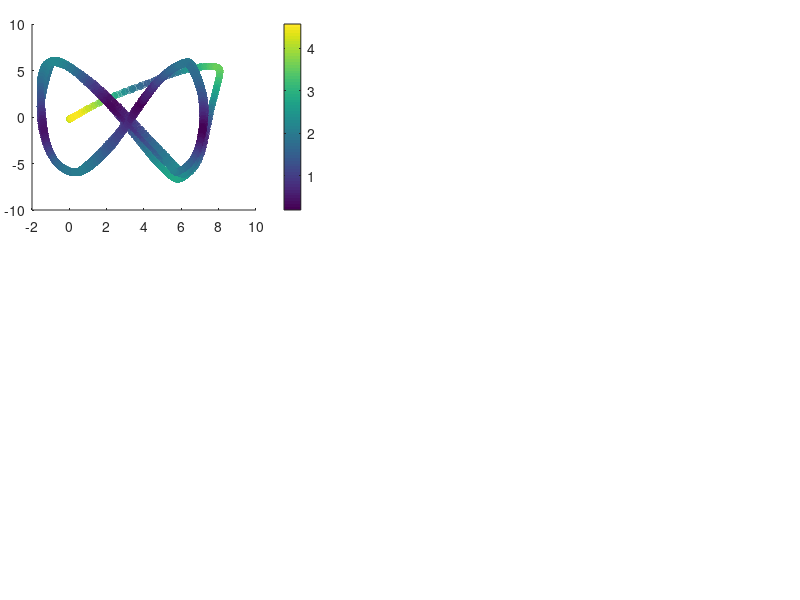

This figure's MATLAB source: (Note: this script raises an error after producing the figure.)
%% Code to show the results of the Inverse kinematic controller

% Clean variables
clc, clear all, close all;
 
%% CARGA MIL
load('Kinetic_Real.mat');

% DAtos de estado
h_Real = x_states(1:4,:);
u_Real = x_states(5:8,:);
t = t_time;

%%Tarea deseada
hd = ref(1:4,:);
hd_p = ref(5:8,:);

% Action de control dinamica
uc = uc_input;

% Error definition
for k = 1:length(t)
    error_vector = hd(1:3, k)-h_Real(1:3, k);
    error_dynamic(k) = norm(error_vector,2);
end

% Figure propert%% Figures
lw = 1; % linewidth 1
lwV = 2; % linewidth 2
fontsizeLabel = 11; %11
fontsizeLegend = 11;
fontsizeTicks = 11;
fontsizeTitel = 11;
sizeX = 1300; % size figure
sizeY = 750; % size figure

% color propreties
c1 = [80, 81, 79]/255;
c2 = [244, 213, 141]/255;
c3 = [242, 95, 92]/255;
c4 = [112, 141, 129]/255;

C18 = [0 0 0];
c5 = [130, 37, 37]/255;
c6 = [205, 167, 37]/255;
c7 = [81, 115, 180]/255;

C1 = [246 170 141]/255;
C2 = [51 187 238]/255;
C3 = [0 153 136]/255;
C4 = [238 119 51]/255;
C5 = [204 51 17]/255;
C6 = [238 51 119]/255;
C7 = [187 187 187]/255;
C8 = [80 80 80]/255;
C9 = [140 140 140]/255;
C10 = [0 128 255]/255;
C11 = [234 52 89]/255;
C12 = [39 124 252]/255;
C13 = [40 122 125]/255;
%C14 = [86 215 219]/255;
C14 = [252 94 158]/255;
C15 = [244 171 39]/255;
C16 = [100 121 162]/255;
C17 = [255 0 0]/255;
%% New color slection

figure('Position', [500 500 sizeX sizeY])
set(gcf, 'Position', [500 500 sizeX sizeY]);
fig1_comps.fig = gcf;

% Figure 1
axes('Position',[0.04 0.65 .35 .31]);
%% Colorbar
scatter(h_Real(1, :),h_Real(2, :),30,error_dynamic,'filled','MarkerFaceAlpha',0.7);
c = colorbar;
c.Label.Interpreter = 'latex';
c.Label.String = '$\textrm{Error}~||\tilde{\mathbf{\eta}}||$';

set(c,'TickLabelInterpreter','latex')

%% Desired Trajectory
hd_plot = line(hd(1,:),hd(2,:));
set(hd_plot, 'LineStyle', '--', 'Color', C8, 'LineWidth', 1.2*lw)

%% Real Trajectory
h_plot = line(h_Real(1,:),h_Real(2,:));
set(h_plot, 'LineStyle', '-', 'Color', C18, 'LineWidth', 1.2*lw)

%% Title of the image
hTitle_1 = title({'$\textrm{(a)}$'},'fontsize',14,'interpreter','latex','Color',C18);
%hXLabel_1 = xlabel('$x~[m]$','fontsize',9,'interpreter','latex', 'Color',C18);
hYLabel_1 = ylabel('$y~[m]$','fontsize',9,'interpreter','latex', 'Color',C18);

%% Legend nomeclature
hLegend_1 = legend([hd_plot, h_plot],{'$\mathbf{\eta}_d$','$\mathbf{\eta}$'},'fontsize',12,'interpreter','latex','Color',[255 255 255]/255,'Location','best','NumColumns',1,'TextColor','black');
set(gca,'ticklabelinterpreter','latex',...
        'fontsize',1.3*fontsizeTicks)
% Figure properties
ax_1 = gca;
ax_1.Box = 'on';
ax_1.BoxStyle = 'full';
ax_1.TickLength = [0.005;0.005];
ax_1.TickDirMode = 'auto';
ax_1.YMinorTick = 'on';
ax_1.XMinorTick = 'on';
% ax_2.XTickLabel = [];
ax_1.XMinorGrid = 'on';
ax_1.YMinorGrid = 'on';
%ax_2.MinorGridColor = '#8f8f8f';
ax_1.MinorGridAlpha = 0.15;
ax_1.LineWidth = 0.8;
ax_1.XLim = [min(h_Real(1,:))-0.2 max(h_Real(1,:))+0.2];
ax_1.YLim = [min(h_Real(2,:))-0.2 max(h_Real(2,:))+0.2];

% Figure 2
axes('Position',[0.04 0.28 .35 .31]);
%% Colorbar
scatter(h_Real(1, :),h_Real(3, :),30,error_dynamic,'filled','MarkerFaceAlpha',0.7);
c = colorbar;
c.Label.Interpreter = 'latex';
c.Label.String = '$\textrm{Error}~||\tilde{\mathbf{\eta}}||$';

set(c,'TickLabelInterpreter','latex')

%% Desired Trajectory
hd_plot_2 = line(hd(1,:),hd(3,:));
set(hd_plot_2, 'LineStyle', '--', 'Color', C8, 'LineWidth', 1.2*lw)

%% Real Trajectory
h_plot_2 = line(h_Real(1,:),h_Real(3,:));
set(h_plot_2, 'LineStyle', '-', 'Color', C18, 'LineWidth', 1.2*lw)

%% Title of the image
hTitle_2 = title({'$\textrm{(b)}$'},'fontsize',14,'interpreter','latex','Color',C18);
hXLabel_2 = xlabel('$x~[m]$','fontsize',9,'interpreter','latex', 'Color',C18);
hYLabel_2 = ylabel('$z~[m]$','fontsize',9,'interpreter','latex', 'Color',C18);

%% Legend nomeclature
hLegend_2 = legend([hd_plot_2, h_plot_2],{'$\mathbf{\eta}_d$','$\mathbf{\eta}$'},'fontsize',12,'interpreter','latex','Color',[255 255 255]/255,'Location','best','NumColumns',1,'TextColor','black');
set(gca,'ticklabelinterpreter','latex',...
        'fontsize',1.3*fontsizeTicks)
% Figure properties
ax_2 = gca;
ax_2.Box = 'on';
ax_2.BoxStyle = 'full';
ax_2.TickLength = [0.005;0.005];
ax_2.TickDirMode = 'auto';
ax_2.YMinorTick = 'on';
ax_2.XMinorTick = 'on';
% ax_2.XTickLabel = [];
ax_2.XMinorGrid = 'on';
ax_2.YMinorGrid = 'on';
%ax_2.MinorGridColor = '#8f8f8f';
ax_2.MinorGridAlpha = 0.15;
ax_2.LineWidth = 0.8;
ax_2.XLim = [min(h_Real(1,:))-0.2 max(h_Real(1,:))+0.2];
ax_2.YLim = [min(h_Real(3,:))-0.2 max(h_Real(3,:))+0.2];

axes('Position',[0.45 0.65 .54 .31]);
%% Data generation
error_x_plot = line(t,hd(1,:)-h_Real(1,:));
set(error_x_plot, 'LineStyle', '-', 'Color', C5, 'LineWidth', 1.1*lw);
error_y_plot = line(t,hd(2,:)-h_Real(2,:));
set(error_y_plot, 'LineStyle', '-', 'Color', C3, 'LineWidth', 1.1*lw);
error_z_plot = line(t,hd(3,:)-h_Real(3,:));
set(error_z_plot, 'LineStyle', '-', 'Color', c7, 'LineWidth', 1.1*lw);

% fig1_comps.p1 = ul_plot;
%% Title of the image
hTitle_3 = title({'$\textrm{(c)}$'},'fontsize',14,'interpreter','latex','Color',C18);
%xlabel('$\textrm{Time}[s]$','fontsize',10,'interpreter','latex','Color',C18);
ylabel('$\textrm{Control Error}~[m]$','fontsize',10,'interpreter','latex', 'Color',C18);

%% Legend nomeclature
hLegend_3 = legend([error_x_plot,error_y_plot, error_z_plot],{'$\tilde{\mathbf{\eta}}_x$','$\tilde{\mathbf{\eta}}_y$','$\tilde{\mathbf{\eta}}_z$'},'fontsize',12,'interpreter','latex','Color',[255 255 255]/255,'Location','best','NumColumns',1,'TextColor','black');
 set(gca,'ticklabelinterpreter','latex',...
         'fontsize',1.3*fontsizeTicks)
%% Figure properties
ax_3 = gca;
ax_3.Box = 'on';
ax_3.BoxStyle = 'full';
ax_3.TickLength = [0.01;0.01];
ax_3.TickDirMode = 'auto';
ax_3.XTickLabel = [];
ax_3.YMinorTick = 'on';
ax_3.XMinorTick = 'on';
ax_3.XMinorGrid = 'on';
ax_3.YMinorGrid = 'on';
%ax_1.MinorGridColor = '#8f8f8f';
ax_3.MinorGridAlpha = 0.15;
ax_3.LineWidth = 0.8;
ax_3.XLim = [0 t(end)];

%% Zoom Plot
axes('Position',[0.70 0.85 .2 .1]);
index_zoom_1 = (t>=20) & (t<=30);
error_x_plot_zoom = line(t(index_zoom_1),hd(1,(index_zoom_1))-h_Real(1,(index_zoom_1)));
error_y_plot_zoom = line(t(index_zoom_1),hd(2,(index_zoom_1))-h_Real(2,(index_zoom_1)));
error_z_plot_zoom = line(t(index_zoom_1),hd(3,(index_zoom_1))-h_Real(3,(index_zoom_1)));

set(error_x_plot_zoom, 'LineStyle', '-', 'Color', C5, 'LineWidth', lw*0.8);
set(error_y_plot_zoom, 'LineStyle', '-', 'Color', C3, 'LineWidth', lw*0.8);
set(error_z_plot_zoom, 'LineStyle', '-', 'Color', c7, 'LineWidth', lw*0.8);

set(gca,'ticklabelinterpreter','latex',...
         'fontsize',fontsizeTicks*0.5)
ax_1_zoom = gca;
ax_1_zoom.Box = 'on';
ax_1_zoom.BoxStyle = 'full';
ax_1_zoom.TickLength = [0.01;0.01];
%ax_1_zoom.YLim = [-0.5 0.5];
%ax_1_zoom.YTickLabel = [];
%ax_1_zoom.XTickLabel = [];
ax_1_zoom.TickDirMode = 'manual';
ax_1_zoom.TickDir = 'in';
ax_1_zoom.YMinorTick = 'on';
ax_1_zoom.XMinorTick = 'on';
ax_1_zoom.LineWidth = 0.5;
ax_1_zoom.XMinorGrid = 'on';
ax_1_zoom.YMinorGrid = 'on';
axes('Position',[0.46 0.28 .54 .31]);
%% Data generation
uc_l = line(t(1,1:length(uc(1,:))),uc(1,:));
set(uc_l, 'LineStyle', '-', 'Color', C7, 'LineWidth', 1.3*lw);
uc_m = line(t(1,1:length(uc(2,:))),uc(2,:));
set(uc_m, 'LineStyle', '-', 'Color', C14, 'LineWidth', 1.3*lw);
uc_n = line(t(1,1:length(uc(3,:))),uc(3,:));
set(uc_n, 'LineStyle', '-', 'Color', C15, 'LineWidth', 1.3*lw);


uc_l_real = line(t(1,1:length(u_Real(1,:))),u_Real(1,:));
set(uc_l_real, 'LineStyle', '--', 'Color', [C7, 0.5], 'LineWidth', 1.3*lw);
uc_m_real = line(t(1,1:length(u_Real(2,:))),u_Real(2,:));
set(uc_m_real, 'LineStyle', '--', 'Color', [C14, 0.5], 'LineWidth', 1.3*lw);
uc_n_real = line(t(1,1:length(u_Real(3,:))),u_Real(3,:));
set(uc_n_real, 'LineStyle', '--', 'Color', [C15, 0.5], 'LineWidth', 1.3*lw);

% fig1_comps.p1 = ul_plot;
%% Title of the image
hTitle_4 = title({'$\textrm{(d)}$'},'fontsize',14,'interpreter','latex','Color',C18);
xlabel('$\textrm{Time}[s]$','fontsize',10,'interpreter','latex','Color',C18);
ylabel('$\textrm{Inputs}~[m/s]$','fontsize',10,'interpreter','latex', 'Color',C18);

%% Legend nomeclature
hLegend_4 = legend([uc_l,uc_m, uc_n, uc_l_real,uc_m_real, uc_n_real ],{'${\mu}_{l_{ref}}$','${\mu}_{m_{ref}}$','${\mu}_{n}$', '${\mu}_{l}$','${\mu}_{m}$','${\mu}_{n}$'},'fontsize',12,'interpreter','latex','Color',[255 255 255]/255,'Location','best','NumColumns',1,'TextColor','black');
 set(gca,'ticklabelinterpreter','latex',...
         'fontsize',1.3*fontsizeTicks)
%% Figure properties
ax_4 = gca;
ax_4.Box = 'on';
ax_4.BoxStyle = 'full';
ax_4.TickLength = [0.01;0.01];
ax_4.TickDirMode = 'auto';
ax_4.YMinorTick = 'on';
ax_4.XMinorTick = 'on';
ax_4.XMinorGrid = 'on';
ax_4.YMinorGrid = 'on';
%ax_1.MinorGridColor = '#8f8f8f';
ax_4.MinorGridAlpha = 0.15;
ax_4.LineWidth = 0.8;
ax_4.XLim = [0 t(end)];
% 
set(gcf, 'Color', 'w'); % Sets axes background
export_fig Kinetic_real_results.pdf -q101

%% RMS dynamics
RMSE_x_dynamic = sqrt(mean((error_vector(1,:)).^2));
RMSE_y_dynamic = sqrt(mean((error_vector(2,:)).^2));
RMSE_z_dynamic = sqrt(mean((error_vector(3,:)).^2));

save("Dynamic_real_rmse.mat","RMSE_x_dynamic", "RMSE_y_dynamic", "RMSE_z_dynamic", "error_dynamic");